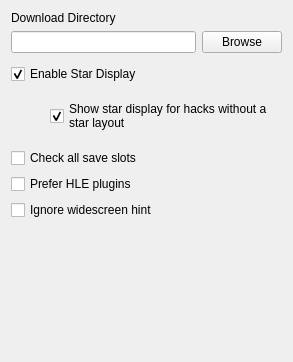
       <widget class="QWidget" name="rhdcOptions">
        <layout class="QVBoxLayout" name="verticalLayout_6">
         <item>
          <widget class="QLabel" name="label_4">
           <property name="text">
            <string>Download Directory</string>
           </property>
           <property name="buddy">
            <cstring>rhdcPathInput</cstring>
           </property>
          </widget>
         </item>
         <item>
          <layout class="QHBoxLayout" name="horizontalLayout_9">
           <item>
            <widget class="QLineEdit" name="rhdcPathInput">
             <property name="toolTip">
              <string>Sets the directory that hacks downloaded from romhacking.com will be saved to. If you change this setting later, your roms will automatically be moved to the new directory.</string>
             </property>
             <property name="readOnly">
              <bool>true</bool>
             </property>
            </widget>
           </item>
           <item>
            <widget class="QPushButton" name="rhdcBrowseButton">
             <property name="text">
              <string>Browse</string>
             </property>
             <property name="icon">
              <iconset theme="document-open">
               <normaloff>../../../../../.designer/backup</normaloff>../../../../../.designer/backup</iconset>
             </property>
            </widget>
           </item>
          </layout>
         </item>
         <item>
          <spacer name="verticalSpacer_3">
           <property name="orientation">
            <enum>Qt::Vertical</enum>
           </property>
           <property name="sizeType">
            <enum>QSizePolicy::Fixed</enum>
           </property>
           <property name="sizeHint" stdset="0">
            <size>
             <width>20</width>
             <height>5</height>
            </size>
           </property>
          </spacer>
         </item>
         <item>
          <widget class="QCheckBox" name="enableStarDisplayCheckbox">
           <property name="text">
            <string>Enable Star Display</string>
           </property>
           <property name="checked">
            <bool>true</bool>
           </property>
          </widget>
         </item>
         <item>
          <widget class="QFrame" name="starDisplaySubsection">
           <layout class="QHBoxLayout" name="horizontalLayout_17">
            <item>
             <spacer name="horizontalSpacer_13">
              <property name="orientation">
               <enum>Qt::Horizontal</enum>
              </property>
              <property name="sizeType">
               <enum>QSizePolicy::Fixed</enum>
              </property>
              <property name="sizeHint" stdset="0">
               <size>
                <width>30</width>
                <height>1</height>
               </size>
              </property>
             </spacer>
            </item>
            <item>
             <widget class="QCheckBox" name="enableDefaultLayoutsCheckbox">
              <property name="toolTip">
               <string>If checked, Parallel Launcher will still show a star display with a default layout if the hack author did not provide one.</string>
              </property>
              <property name="text">
               <string>Show star display for hacks without a
star layout</string>
              </property>
              <property name="checked">
               <bool>true</bool>
              </property>
             </widget>
            </item>
           </layout>
          </widget>
         </item>
         <item>
          <widget class="QCheckBox" name="allSlotsCheckbox">
           <property name="toolTip">
            <string>If checked, Parallel Launcher will submit your highest star count across all save slots to romhacking.com; otherwise, it will only submit your star count in slot A.</string>
           </property>
           <property name="text">
            <string>Check all save slots</string>
           </property>
          </widget>
         </item>
         <item>
          <widget class="QCheckBox" name="preferHleCheckbox">
           <property name="toolTip">
            <string>If checked, Parallel Launcher will use the GLideN64 plugin instead of the ParaLLEl plugin when it guesses that ParrLLEl is probably the best plugin to use. Only check this if your computer has an old GPU with poor Vulkan support. If you still experience lag even with GlideN64, you may need to disable 'Emulate Framebuffer' and/or 'Emulate N64 Depth Compare' in the GFX Plugins section of your Parallel Launcher settings.</string>
           </property>
           <property name="text">
            <string>Prefer HLE plugins</string>
           </property>
          </widget>
         </item>
         <item>
          <widget class="QCheckBox" name="ignoreWidescreenCheckbox">
           <property name="toolTip">
            <string>If checked, Parallel Launcher will always default to using 4:3 resolution, even if the recommended settings indicate that widescreen is supported</string>
           </property>
           <property name="text">
            <string>Ignore widescreen hint</string>
           </property>
          </widget>
         </item>
         <item>
          <spacer name="verticalSpacer_7">
           <property name="orientation">
            <enum>Qt::Vertical</enum>
           </property>
           <property name="sizeHint" stdset="0">
            <size>
             <width>20</width>
             <height>131</height>
            </size>
           </property>
          </spacer>
         </item>
        </layout>
       </widget>
